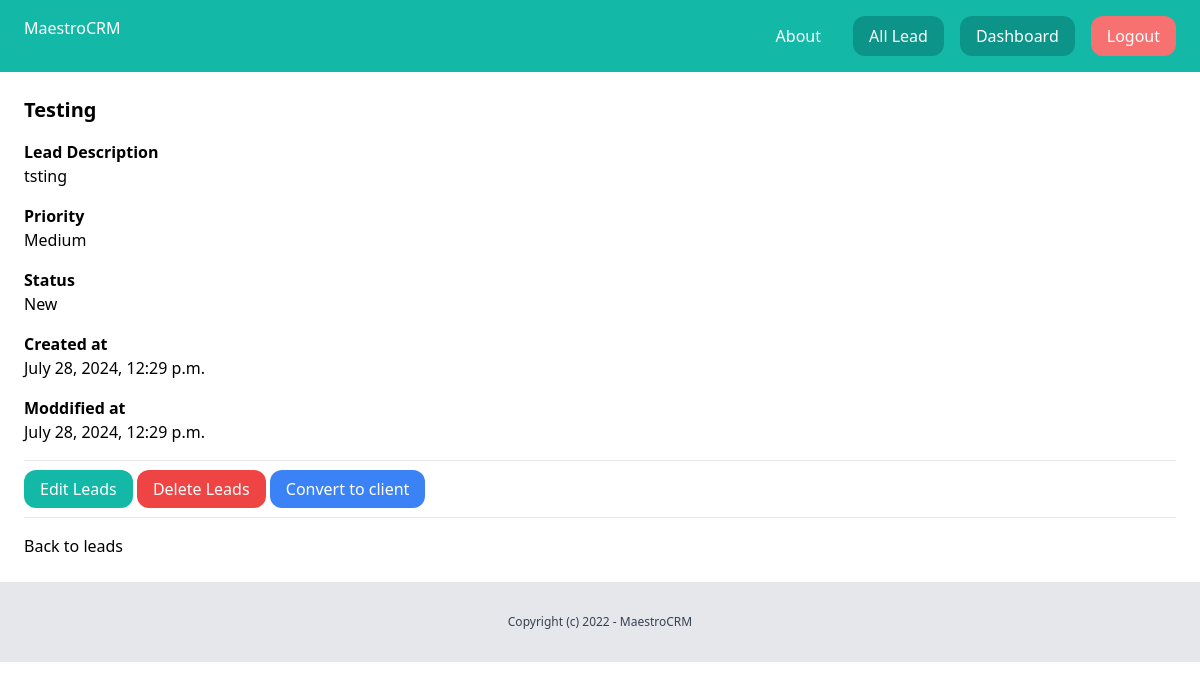
Page /lead/leads_detail/18/ (signed in) on the earlier database version.
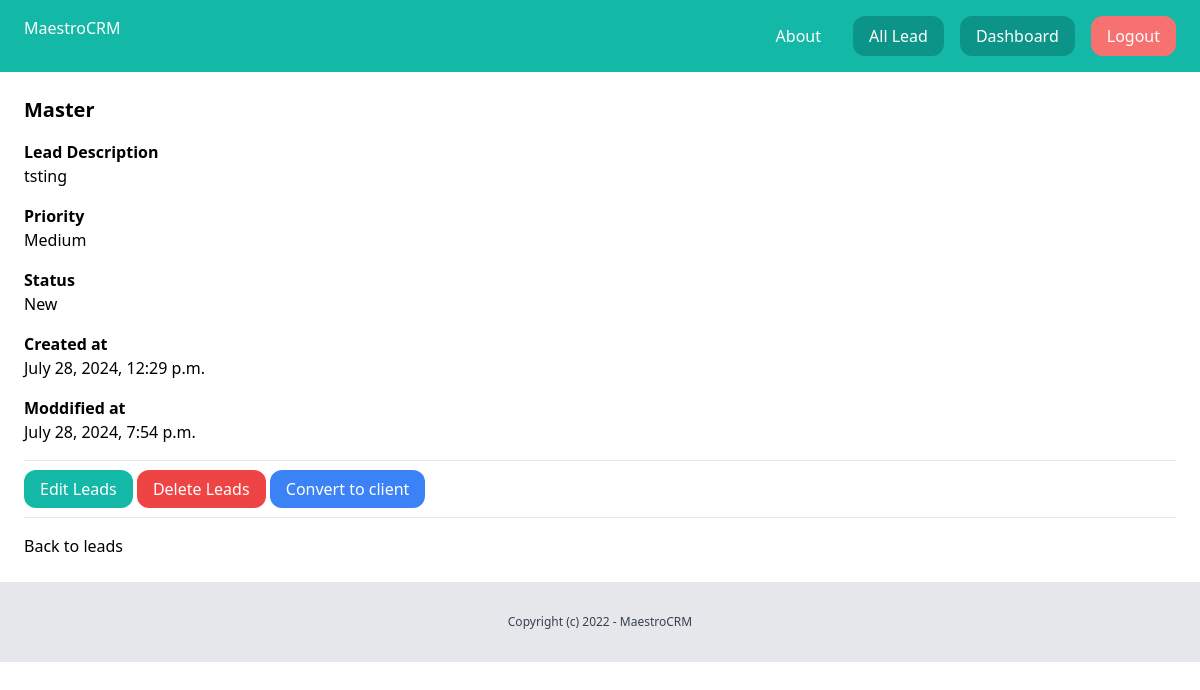
Same page on the later database version.
### lead/models.py (models this page shows, shortened)
class Lead(models.Model):
    LOW = 'low'
    MEDIUM =  'medium'
    HIGH = 'high'
    CHOICES_PRIORITY = (
        (LOW, 'Low'),
        (MEDIUM, 'Medium'),
        (HIGH, 'High' ),
    )
    NEW = 'new'
    CONTACTED = 'contacted'
    WON = 'won'
    LOST = 'lost'
    CHOICES_STATUS = (
        (NEW, 'New'),
        (CONTACTED, 'Contacted'),
        (WON, 'Won'),
        (LOST, 'Lost'),
    )
    name = models.CharField(max_length=225)
    email = models.EmailField()
    description = models.TextField(blank=True, null=True)
    priority = models.CharField(max_length=10, choices=CHOICES_PRIORITY, default=MEDIUM)
    status = models.CharField(max_length=10, choices=CHOICES_STATUS, default=MEDIUM)
    created_by = models.ForeignKey(User, related_name='leads', on_delete=models.CASCADE)
    convert_to_client = models.BooleanField(default=False)
    created_at = models.DateTimeField(auto_now_add=True)
    modified_at = models.DateTimeField(auto_now=True)

### lead/views.py (the view)
# urls.py: path('leads_detail/<int:pk>/', views.leads_detail, name='leads_detail'),
@login_required
def leads_detail(request, pk):
    lead = get_object_or_404(Lead, created_by=request.user, pk=pk)
    return render(request, 'lead/leads_detail.html', {
        'lead':lead
    })

### lead/templates/lead/leads_detail.html (shortened to what this page needs)
{% extends 'core/base.html' %}
{% block content %}
    <div class="py-6 px-6">
        <h1 class="mb-4 tet-xl font-semibold text-xl"> {{ lead.name}} </h1>
        {% if lead.description %}
            <p class="font-semibold">Lead Description</p>
            <p class="mb-4"> {{ lead.description }} </p>
        {% endif %}
        <p class="font-semibold">Priority</p>
        <p class="mb-4"> {{ lead.get_priority_display }} </p>
        <p class="font-semibold">Status</p>
        <p class="mb-4"> {{ lead.get_status_display }} </p>
        <p class="font-semibold">Created at</p>
        <p class="mb-4"> {{ lead.created_at }} </p>
        <p class="font-semibold">Moddified at</p>
        <p class="mb-4"> {{ lead.modified_at }} </p>
        <hr class="my-4">
        <a href=" {% url 'edit_lead' lead.id %} " class="py-2 px-4 rounded-xl bg-teal-500 text-white">Edit Leads</a>
        <a href=" {% url 'delete_lead' lead.id %}" class="py-2 px-4 rounded-xl bg-red-500 text-white">Delete Leads</a>
        <a href=" {% url 'convert_to_client' lead.id %} " class="py-2 px-4 rounded-xl bg-blue-500 text-white">Convert to
            client</a>
        <hr class="my-4">
        <a href="{% url 'leads_list' %}">Back to leads</a>
    </div>
{% endblock %}

Differences in the rows shown:
changed Lead "tsting": name "Testing" → "Master"; modified_at "July 28, 2024, 12:29 p.m." → "July 28, 2024, 7:54 p.m."
